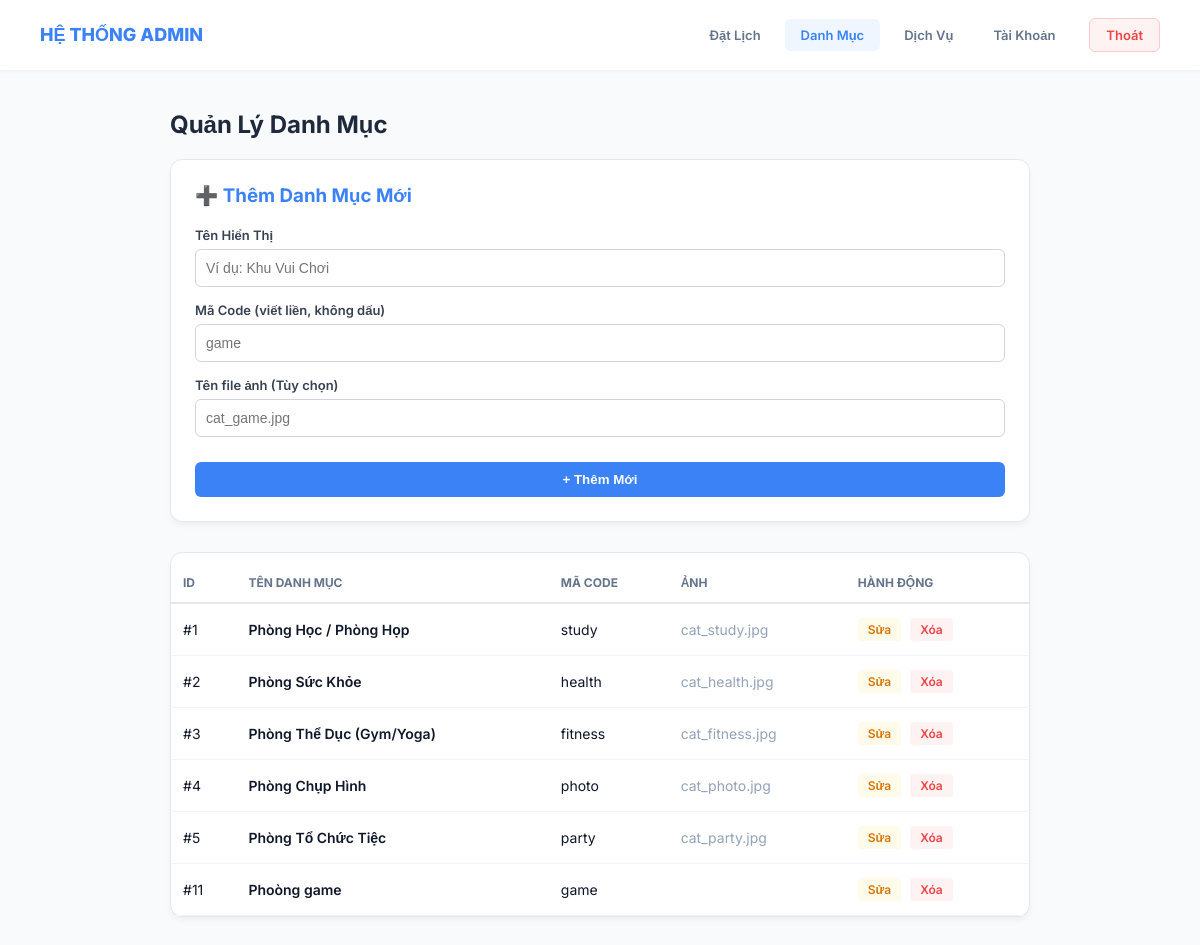
/nguyenkhacnhu_dh52201162/admin/categories.php (signed in), run on the app's committed database.
### tables this page shows
CREATE TABLE `categories` (
  `id` int(11) NOT NULL,
  `name` varchar(100) NOT NULL,
  `code` varchar(50) NOT NULL,
  `image` varchar(255) DEFAULT NULL
);

### nguyenkhacnhu_dh52201162/admin/categories.php (the view, shortened to what this page needs)
<?php
require '../config.php';
$edit_mode = false;
$curr_cat = [];
$cats = $pdo->query("SELECT * FROM categories ORDER BY id")->fetchAll();
?>
<!DOCTYPE html>
<html lang="vi">
<head>
</head>
<body>
    <header class="admin-header">
        <a href="../index.php" class="brand">Hệ thống <span>Admin</span></a>
        <div class="nav-actions">
            <a href="index.php" class="nav-btn">Đặt Lịch</a>
            <a href="categories.php" class="nav-btn active">Danh Mục</a>
            <a href="services.php" class="nav-btn">Dịch Vụ</a>
            <a href="users.php" class="nav-btn">Tài Khoản</a>
            <a href="../logout.php" class="nav-btn btn-logout">Thoát</a>
        </div>
    </header>
    <div class="container">
        <div class="page-title">Quản Lý Danh Mục</div>
        <div class="card">
            <h3 style="margin-bottom: 20px; color:#3B82F6;">
                <?= $edit_mode ? '✏️ Cập nhật Danh Mục' : '➕ Thêm Danh Mục Mới' ?>
            </h3>
            <form method="POST">
                <div class="form-group">
                    <label>Tên Hiển Thị</label>
                    <input type="text" name="name" required placeholder="Ví dụ: Khu Vui Chơi"
                           value="<?= $edit_mode ? htmlspecialchars($curr_cat['name']) : '' ?>">
                </div>
                <div class="form-group">
                    <label>Mã Code (viết liền, không dấu)</label>
                    <input type="text" name="code" required placeholder="game"
                           value="<?= $edit_mode ? htmlspecialchars($curr_cat['code']) : '' ?>">
                </div>
                <div class="form-group">
                    <label>Tên file ảnh (Tùy chọn)</label>
                    <input type="text" name="image" placeholder="cat_game.jpg"
                           value="<?= $edit_mode ? htmlspecialchars($curr_cat['image']) : '' ?>">
                </div>
                <button type="submit" name="save_cat" class="btn-submit">
                    <?= $edit_mode ? 'Lưu Thay Đổi' : '+ Thêm Mới' ?>
                </button>
            </form>
        </div>
        <div class="card" style="padding: 0;">
            <table cellspacing="0">
                <thead>
                    <tr>
                        <th>ID</th>
                        <th>Tên Danh Mục</th>
                        <th>Mã Code</th>
                        <th>Ảnh</th>
                        <th>Hành động</th>
                    </tr>
                </thead>
                <tbody>
                    <?php foreach ($cats as $c): ?>
                    <tr style="<?= ($edit_mode && $c['id'] == $curr_cat['id']) ? 'background:#fff7ed' : '' ?>">
                        <td>#<?= $c['id'] ?></td>
                        <td style="font-weight: 600;"><?= htmlspecialchars($c['name']) ?></td>
                        <td><?= htmlspecialchars($c['code']) ?></td>
                        <td style="color:#94a3b8"><?= htmlspecialchars($c['image'] ?? '-') ?></td>
                        <td>
                            <a href="?edit=<?= $c['id'] ?>" class="btn-action btn-edit">Sửa</a>
                            <a href="?del=<?= $c['id'] ?>" class="btn-action btn-del" onclick="return confirm('Xóa danh mục này?')">Xóa</a>
                        </td>
                    </tr>
                    <?php endforeach; ?>
                </tbody>
            </table>
        </div>
    </div>
</body>
</html>

### nguyenkhacnhu_dh52201162/admin/categories.php (style rules this page uses)
* { box-sizing: border-box; margin: 0; padding: 0; }
body { font-family: 'Inter', sans-serif; background-color: #f8fafc; color: #0f172a; }
.admin-header { background: white; padding: 0 40px; height: 70px; display: flex; justify-content: space-between; align-items: center; box-shadow: 0 1px 3px rgba(0,0,0,0.05); position: sticky; top: 0; z-index: 100; }
.brand { font-size: 18px; font-weight: 800; color: #3B82F6; text-decoration: none; text-transform: uppercase; }
.nav-actions { display: flex; gap: 8px; align-items: center; }
.nav-btn { text-decoration: none; padding: 8px 16px; border-radius: 6px; font-size: 13px; font-weight: 600; color: #64748b; transition: 0.2s; }
.nav-btn.active { background: #eff6ff; color: #3B82F6; }
.btn-logout { background: #fef2f2; color: #ef4444; margin-left: 10px; border: 1px solid #fecaca; }
.container { max-width: 900px; margin: 40px auto; padding: 0 20px; }
.page-title { font-size: 24px; font-weight: 700; color: #1e293b; margin-bottom: 20px; }
.card { background: white; border-radius: 12px; box-shadow: 0 4px 6px -1px rgba(0,0,0,0.05); border: 1px solid #e2e8f0; padding: 24px; margin-bottom: 30px; }
.form-group { margin-bottom: 15px; }
label { display: block; margin-bottom: 6px; font-weight: 600; color: #374151; font-size: 13px; }
input { width: 100%; padding: 10px; border: 1px solid #d1d5db; border-radius: 6px; font-size: 14px; }
.btn-submit { background: #3B82F6; color: white; border: none; padding: 10px 20px; border-radius: 6px; font-weight: 600; cursor: pointer; width: 100%; margin-top: 10px; }
table { width: 100%; border-collapse: collapse; margin-top: 10px; }
th { text-align: left; padding: 12px; border-bottom: 2px solid #e5e7eb; color: #64748b; font-size: 12px; text-transform: uppercase; }
td { padding: 14px 12px; border-bottom: 1px solid #f1f5f9; font-size: 14px; }
.btn-action { font-weight: 600; text-decoration: none; font-size: 12px; padding: 4px 10px; border-radius: 4px; display: inline-block; margin-right: 5px; }
.btn-edit { color: #d97706; background: #fffbeb; }
.btn-del { color: #ef4444; background: #fef2f2; }

### data on the page
categories: id "1", name "Phòng Học / Phòng Họp", code "study", image "cat_study.jpg"
categories: id "2", name "Phòng Sức Khỏe", code "health", image "cat_health.jpg"
categories: id "3", name "Phòng Thể Dục (Gym/Yoga)", code "fitness", image "cat_fitness.jpg"
categories: id "4", name "Phòng Chụp Hình", code "photo", image "cat_photo.jpg"
categories: id "5", name "Phòng Tổ Chức Tiệc", code "party", image "cat_party.jpg"
categories: id "11", name "Phoòng game", code "game"
